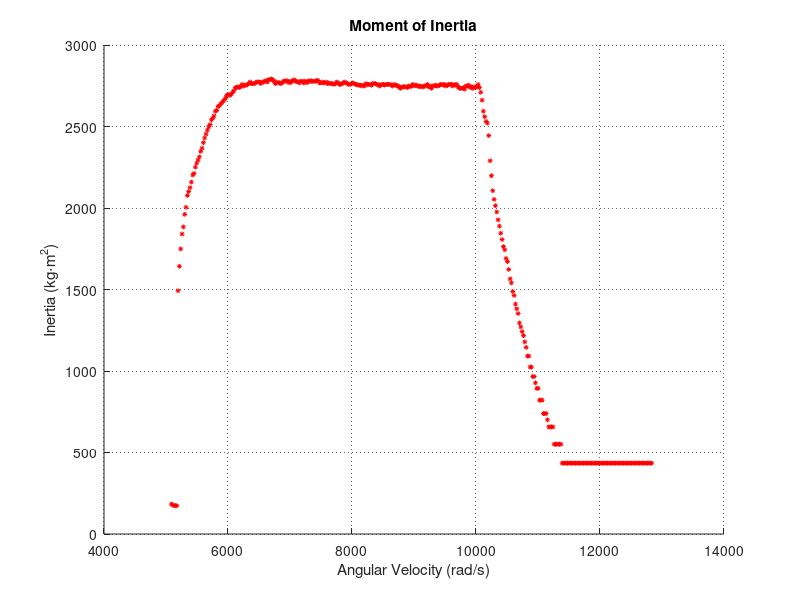

Here is the MATLAB script that generated this plot:
clear all
close all;
clc;

rt = 0.166/(2*pi)
N = 4773/187

data2 = csvread('data4.2.csv');%, 0, 0);

left2  = data2(:,2);
right2 = data2(:,3);
leftRight2 = ((data2(:,2)+data2(:,3))/2)* N/rt;
time2  = data2(:,4);

sRight = scatter( time2, leftRight2, 12, 'r', '*' );

%%%%%%%%%%Faling Edge Time Constant%%%%%%%%%%
%2.4 m/s is the max velocity(steady state)
%point to read the time constant:
%2.82*(1-.632) = 1.0378 [m/s]
%the value in time here is:
%10916 [ms]
%the value in time where the faling edge starts is:
%10054 [ms]
%So the time constant is: 10916 - 10054 = 862 [ms]
tau1 =  0.862 %[s]


%ylim([-1 25])
%ylim([0 4.5])

%Title and axis labels added
title('Moment of Inertia')
xlabel('Angular Velocity (rad/s)')
ylabel('Inertia (kg\cdotm^2)')

grid on
set(gca,'GridLineStyle',':', 'GridColor', 'k', 'GridAlpha', .6)
